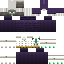

This chart was generated by the following Python code:
#!/usr/bin/env python3
"""死灵法师皮肤 v3 —— 整合优化版。

四项优化（整合进单一脚本，主题一致）：
1. 配色对比度：暗紫袍从近黑 (22,20,28) 提亮为可读的深紫 (70,50,92)，骨白/亡魂绿点缀更亮
2. 手绘风着色：全部改用 artistic（顶高光→底重阴影 + 领口高光 + 布褶）
3. 死灵主题细节：胸口骷髅徽记（绿眼）、背部符文、破旧袍边、骨甲细节
4. 兜帽与白发融合：深紫兜帽包裹头顶/后脑/两侧，灰白长发从帽下自然垂落

输出：necromancer.png / necromancer_3d.png / necromancer_large.png。
"""

from PIL import Image

from skinlib import Skin, apply_shading, render_3d

# ============================================================
# 配色（提亮 + 更饱和的暗紫）
# ============================================================
PALE_SKIN = (192, 186, 178, 255)  # 死灰肤色
HAIR = (208, 206, 200, 255)  # 灰白长发
HAIR_LIGHT = (238, 236, 230, 255)
HAIR_DARK = (162, 158, 150, 255)
ROBE = (70, 50, 92, 255)  # 深紫袍（可读）
ROBE_LIMB = (58, 42, 78, 255)  # 四肢稍暗
ROBE_LIGHT = (100, 76, 128, 255)
ROBE_DARK = (48, 34, 66, 255)  # 阴影紫（仍是紫，非黑）
HOOD = (66, 44, 88, 255)  # 兜帽
HOOD_LIGHT = (92, 66, 118, 255)
HOOD_DARK = (44, 28, 62, 255)
BONE = (218, 212, 198, 255)  # 骨白
BONE_LIGHT = (240, 236, 226, 255)  # 骨高光
BONE_DARK = (170, 162, 148, 255)  # 骨阴影
BONE_SHAD = (138, 130, 118, 255)  # 骨深影
SOUL = (96, 226, 140, 255)  # 亡魂绿
SOUL_HOT = (206, 255, 222, 255)  # 亮绿高光
SOUL_DIM = (42, 140, 90, 255)  # 暗绿
GOLD = (196, 162, 68, 255)  # 暗金
GOLD_LIGHT = (228, 196, 108, 255)
GOLD_DARK = (132, 106, 44, 255)
BROW = (128, 118, 112, 255)
NOSE = (162, 152, 142, 255)
MOUTH = (122, 104, 100, 255)
RUNE = (64, 94, 78, 255)  # 低饱和暗绿符文
RUNE_DIM = (48, 74, 62, 255)

s = Skin(size=64, model="steve")

# ============================================================
# BASE 层：手绘风着色（artistic）
# ============================================================
apply_shading(s, "head", PALE_SKIN, "base", style="artistic")
apply_shading(
    s, "body", ROBE, "base", style="artistic", bottom_dark=0.45, noise=True, noise_var=4
)
apply_shading(
    s, "right_arm", ROBE_LIMB, "base", style="artistic", bottom_dark=0.45, folds=False
)
apply_shading(
    s, "left_arm", ROBE_LIMB, "base", style="artistic", bottom_dark=0.45, folds=False
)
apply_shading(
    s, "right_leg", ROBE_LIMB, "base", style="artistic", bottom_dark=0.45, folds=False
)
apply_shading(
    s, "left_leg", ROBE_LIMB, "base", style="artistic", bottom_dark=0.45, folds=False
)

# ============================================================
# 白发（BASE）：后脑长发 + 两侧上半 + 刘海，露出面部
# ============================================================
s.paint_face("head", "base", "top", HAIR)
s.paint_face("head", "base", "back", HAIR)
for face in ("left", "right"):
    for u in range(8):
        for v in range(4):
            s.pixel("head", "base", face, u, v, HAIR)
# 前额刘海（v0 整行 + v1 两侧发丝）
for u in range(8):
    s.pixel("head", "base", "front", u, 0, HAIR)
for u in (0, 1, 6, 7):
    s.pixel("head", "base", "front", u, 1, HAIR)

# 发丝纹理（BASE）
for u in (1, 4, 6):
    for v in range(8):
        s.pixel("head", "base", "back", u, v, HAIR_LIGHT)
for face in ("left", "right"):
    for v in range(4):
        s.pixel("head", "base", face, 3, v, HAIR_LIGHT)
        s.pixel("head", "base", face, 6, v, HAIR_DARK)
for u in (3, 4):
    s.pixel("head", "base", "top", u, 0, HAIR_LIGHT)

# ============================================================
# 面部细节（BASE 前脸）
# ============================================================
for u in (1, 6):
    s.pixel("head", "base", "front", u, 3, BROW)
# 亡魂绿发光眼（2px + 高光）
for u in (1, 2, 5, 6):
    s.pixel("head", "base", "front", u, 4, SOUL)
s.pixel("head", "base", "front", 2, 4, SOUL_HOT)
s.pixel("head", "base", "front", 5, 4, SOUL_HOT)
# 眼下阴影（亡灵凹陷）
for u in (1, 2, 5, 6):
    s.pixel("head", "base", "front", u, 5, (150, 140, 132, 255))
# 鼻梁 + 鼻侧阴影
for u in (3, 4):
    s.pixel("head", "base", "front", u, 5, NOSE)
# 嘴（苍白唇线）
for u in (3, 4):
    s.pixel("head", "base", "front", u, 6, MOUTH)
# 下巴阴影
for u in (3, 4):
    s.pixel("head", "base", "front", u, 7, NOSE)

# ============================================================
# 兜帽（OVERLAY）：深紫兜帽包裹 + 白发从帽下垂落
# ============================================================
# 顶部：全兜帽 + 中缝褶皱高光
s.paint_face("head", "overlay", "top", HOOD)
for v in range(4):
    s.pixel("head", "overlay", "top", 3, v, HOOD_LIGHT)
    s.pixel("head", "overlay", "top", 4, v, HOOD_LIGHT)
# 后脑：v0-4 兜帽，v5-7 白发垂落
for u in range(8):
    for v in range(5):
        s.pixel("head", "overlay", "back", u, v, HOOD)
for u in range(8):
    s.pixel("head", "overlay", "back", u, 4, HOOD_DARK)
for u in range(8):
    for v in range(5, 8):
        s.pixel("head", "overlay", "back", u, v, HAIR)
for u in (1, 4, 6):
    for v in range(5, 8):
        s.pixel("head", "overlay", "back", u, v, HAIR_LIGHT)
# 两侧：v0-5 兜帽（包过下颌），v6-7 白发
for face in ("left", "right"):
    for u in range(8):
        for v in range(6):
            s.pixel("head", "overlay", face, u, v, HOOD)
    for u in range(8):
        s.pixel("head", "overlay", face, u, 5, HOOD_DARK)
    for u in range(8):
        for v in range(6, 8):
            s.pixel("head", "overlay", face, u, v, HAIR)
    for v in range(6, 8):
        s.pixel("head", "overlay", face, 3, v, HAIR_LIGHT)
        s.pixel("head", "overlay", face, 6, v, HAIR_DARK)
# 前脸：兜帽边沿（上缘 + 两侧框住脸）+ 刘海露脸
for u in range(8):
    s.pixel("head", "overlay", "front", u, 0, HOOD)
for u in (0, 7):
    for v in range(1, 6):
        s.pixel("head", "overlay", "front", u, v, HOOD)
# 帽沿内阴影
for u in range(8):
    s.pixel("head", "overlay", "front", u, 1, HOOD_DARK)
# 帽沿金饰（两侧）
for u in (0, 7):
    s.pixel("head", "overlay", "front", u, 2, GOLD_DARK)
# 刘海从帽下露出（中心 u2-5，v1-2）
for u in range(2, 6):
    s.pixel("head", "overlay", "front", u, 1, HAIR)
for u in (2, 5):
    s.pixel("head", "overlay", "front", u, 2, HAIR_LIGHT)
for u in (3, 4):
    s.pixel("head", "overlay", "front", u, 2, HAIR)
# 兜帽顶端褶皱高光（前脸顶部）
s.pixel("head", "overlay", "front", 3, 0, HOOD_LIGHT)
s.pixel("head", "overlay", "front", 4, 0, HOOD_LIGHT)

# ============================================================
# 躯干 OVERLAY：骷髅徽记 + 肋骨 + 脊柱 + 符文 + 腰带 + 破袍边
# ============================================================
FB = ("front", "back")  # 8 宽
SD = ("left", "right")  # 4 宽

# 肩部骨片（顶 + 侧面 + 前后顶部）
for face in SD:
    for u in range(4):
        s.pixel("body", "overlay", face, u, 0, BONE)
        s.pixel("body", "overlay", face, u, 1, BONE_DARK)
for face in FB:
    for u in (0, 7):
        s.pixel("body", "overlay", face, u, 0, BONE)
        s.pixel("body", "overlay", face, u, 1, BONE_DARK)

# 胸口骷髅徽记（前，中心 u2-5 / v1-4，绿眼）
for u in (3, 4):
    s.pixel("body", "overlay", "front", u, 1, BONE)  # 颅顶
for u in (2, 3, 4, 5):
    s.pixel("body", "overlay", "front", u, 2, BONE)  # 额头
for u in (3, 4):
    s.pixel("body", "overlay", "front", u, 2, BONE_LIGHT)  # 额头高光
s.pixel("body", "overlay", "front", 2, 3, SOUL)  # 左绿眼
s.pixel("body", "overlay", "front", 5, 3, SOUL)  # 右绿眼
for u in (3, 4):
    s.pixel("body", "overlay", "front", u, 3, BONE)  # 鼻梁
for u in (3, 4):
    s.pixel("body", "overlay", "front", u, 4, BONE_SHAD)  # 下颌
s.pixel("body", "overlay", "front", 3, 4, BONE_LIGHT)  # 齿

# 肋骨（环绕，v5/7/9）
for face in FB:
    for v in (5, 7, 9):
        s.pixel("body", "overlay", face, 1, v, BONE)
        s.pixel("body", "overlay", face, 6, v, BONE)
        s.pixel("body", "overlay", face, 2, v, BONE_DARK)
        s.pixel("body", "overlay", face, 5, v, BONE_DARK)
for face in SD:
    for v in (5, 7, 9):
        s.pixel("body", "overlay", face, 0, v, BONE)
        s.pixel("body", "overlay", face, 3, v, BONE_DARK)

# 后背脊柱（骨白中缝）+ 能量线
for v in range(2, 10):
    s.pixel("body", "overlay", "back", 3, v, BONE)
    s.pixel("body", "overlay", "back", 4, v, BONE_DARK)
for v in (3, 4, 5, 6):
    s.pixel("body", "overlay", "back", 3, v, SOUL_DIM)
    s.pixel("body", "overlay", "back", 4, v, SOUL_DIM)

# 背部符文（肩胛三角 + 下背，低饱和暗绿）
s.pixel("body", "overlay", "back", 0, 2, RUNE_DIM)
s.pixel("body", "overlay", "back", 1, 2, RUNE)
s.pixel("body", "overlay", "back", 0, 3, RUNE)
s.pixel("body", "overlay", "back", 7, 2, RUNE_DIM)
s.pixel("body", "overlay", "back", 6, 2, RUNE)
s.pixel("body", "overlay", "back", 7, 3, RUNE)
s.pixel("body", "overlay", "back", 2, 8, RUNE)
s.pixel("body", "overlay", "back", 5, 8, RUNE_DIM)

# 腰带（环绕腰部 v10-11）+ 金扣
for face in FB:
    for u in range(8):
        s.pixel("body", "overlay", face, u, 10, GOLD)
        s.pixel("body", "overlay", face, u, 11, GOLD_DARK)
for face in SD:
    for u in range(4):
        s.pixel("body", "overlay", face, u, 10, GOLD)
        s.pixel("body", "overlay", face, u, 11, GOLD_DARK)
for u in (3, 4):
    s.pixel("body", "overlay", "front", u, 10, GOLD_LIGHT)  # 金扣

# 破旧袍边（底部 v11 参差缺口）
for face in FB:
    for u in range(8):
        if u % 3 == 0:
            s.pixel("body", "overlay", face, u, 11, ROBE_DARK)

# ============================================================
# 臂 OVERLAY：骨护腕 + 肘骨片 + 符文 + 亡魂指尖
# ============================================================
AF = ("front", "back", "left", "right")
for arm in ("right_arm", "left_arm"):
    # 骨白护腕（环绕 v6-7）
    for face in AF:
        for u in range(4):
            s.pixel(arm, "overlay", face, u, 6, BONE)
            s.pixel(arm, "overlay", face, u, 7, BONE_DARK)
    # 护腕亡魂绿符文
    s.pixel(arm, "overlay", "front", 1, 6, SOUL)
    s.pixel(arm, "overlay", "front", 2, 6, SOUL_DIM)
    # 肘部骨片（环绕 v3）
    for face in AF:
        for u in range(4):
            s.pixel(arm, "overlay", face, u, 3, BONE_DARK)
    # 指尖亡魂绿（环绕 v10-11）
    for face in AF:
        s.pixel(arm, "overlay", face, 1, 10, SOUL)
        s.pixel(arm, "overlay", face, 2, 10, SOUL_HOT)
        s.pixel(arm, "overlay", face, 1, 11, SOUL_DIM)
        s.pixel(arm, "overlay", face, 2, 11, SOUL)

# ============================================================
# 腿 OVERLAY：骨护膝 + 符文 + 鞋尖骨片
# ============================================================
LF = ("front", "back", "left", "right")
for leg in ("right_leg", "left_leg"):
    # 骨白护膝（环绕 v4-5）
    for face in LF:
        for u in range(4):
            s.pixel(leg, "overlay", face, u, 4, BONE)
            s.pixel(leg, "overlay", face, u, 5, BONE_DARK)
    # 护膝亡魂绿符文
    s.pixel(leg, "overlay", "front", 1, 4, SOUL)
    s.pixel(leg, "overlay", "front", 2, 4, SOUL_DIM)
    # 鞋尖骨片（环绕 v10-11）
    for face in LF:
        for u in range(1, 3):
            s.pixel(leg, "overlay", face, u, 10, BONE)
            s.pixel(leg, "overlay", face, u, 11, BONE_DARK)

# ============================================================
# 输出
# ============================================================
s.save("necromancer.png")
render_3d(s, scale=6, pose="natural").save("necromancer_3d.png")
s.img.resize((512, 512), Image.Resampling.NEAREST).save("necromancer_large.png")

print("生成 necromancer.png / necromancer_3d.png / necromancer_large.png")
